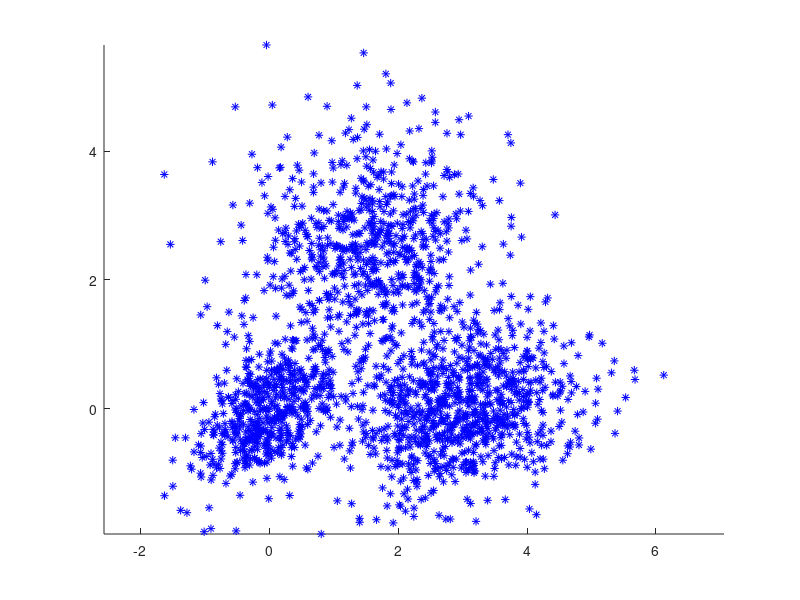

MATLAB code to generate this figure: (Note: this script raises an error after producing the figure.)
% create petsc file with 2D graph example
%
% Lukas Pospisil, USI, Lugano 2016
%

addpath(genpath(fullfile(pwd,'../common')))

n = 2000; % number of points

ranges = [1 floor(n/4) floor(2/3*n) n];
mu{1} = [0;0];
mu{2} = [3;0]; 
mu{3} = [1.5; 2.5];
sigma{1} = 0.3*[1,0.5;0.5,1];
sigma{2} = 0.3*[3,0.5;0.5,1.5];
sigma{3} = 0.3*[3,0;0,3];

coordinates = zeros(2,n);
for j = 1:length(ranges)-1
    for i = ranges(j):ranges(j+1)
        % compute coordinate
        coordinates(:,i) = mvnrnd(mu{j},sigma{j},1)';
    end
end

% plot graph
figure
hold on
plot(coordinates(1,:),coordinates(2,:),'b*')
axis equal
hold off

% export coordinate to petscfile
savebin( 'output/test_graph2D.bin', [coordinates(1,:) coordinates(2,:)]' );
